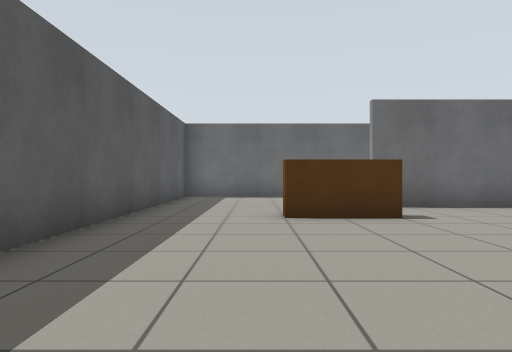
View 1 (above)

18 first-person views from a walk through a world built for the Gazebo simulator. The camera is 0.72 m above the floor, looks level and sees 70° across. The floor is counted in squares, 1 m on a side. Each view is taken from the middle of a square. On the plan, view 1 faces up. The plan holds only what a view shows up to about 11 squares ahead; the rest is blank.

View 2
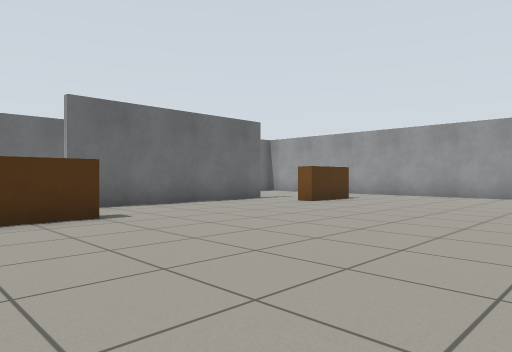

View 3
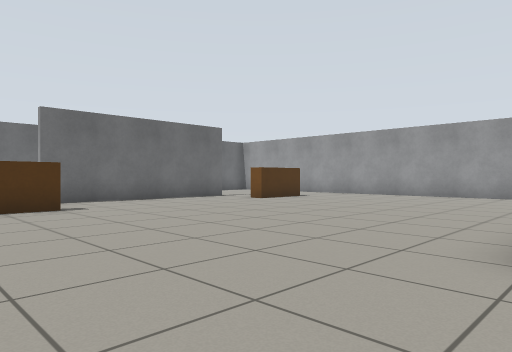

View 4
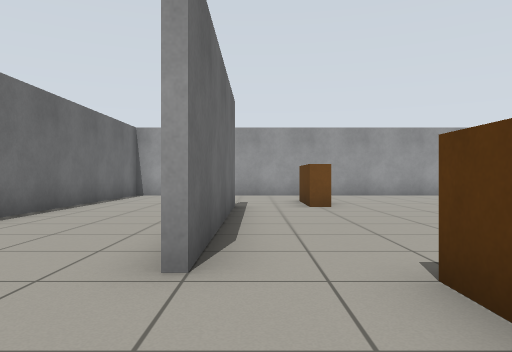

View 5
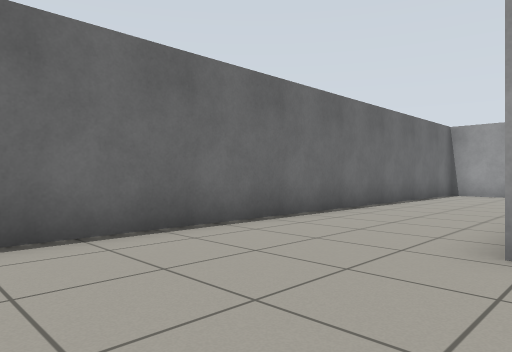

View 6
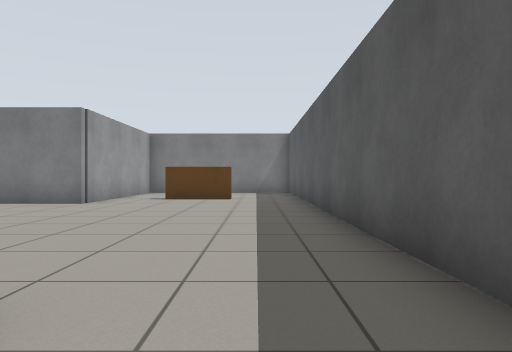

View 7
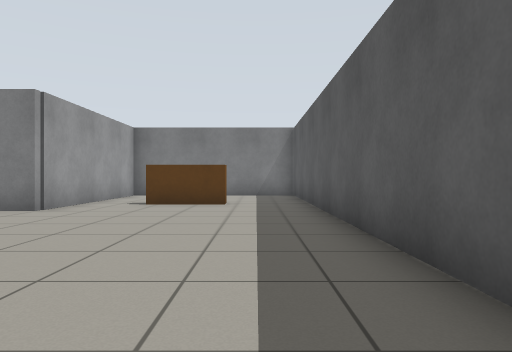

View 8
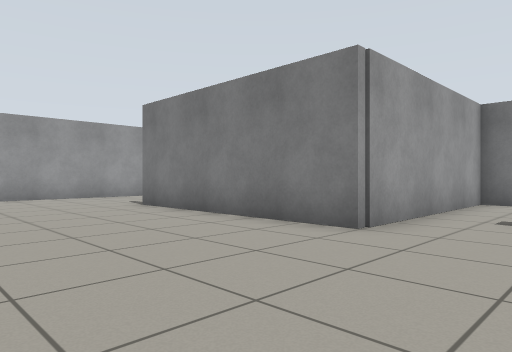

View 9
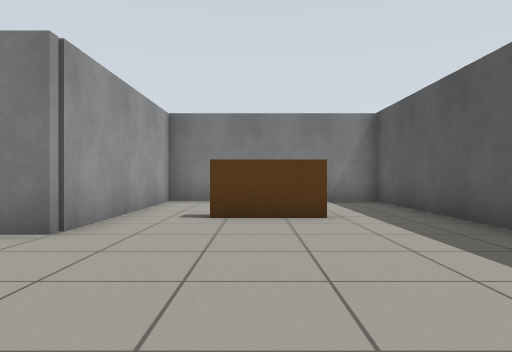

View 10
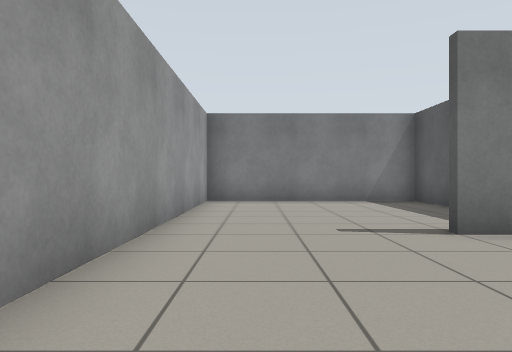

View 11
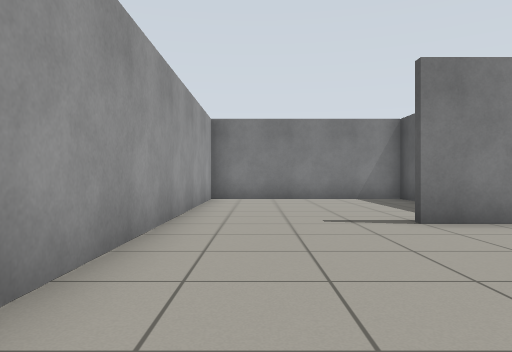

View 12
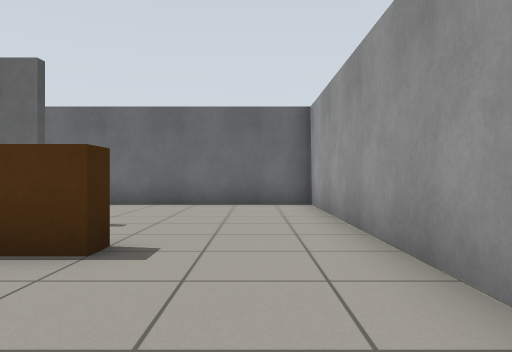

View 13
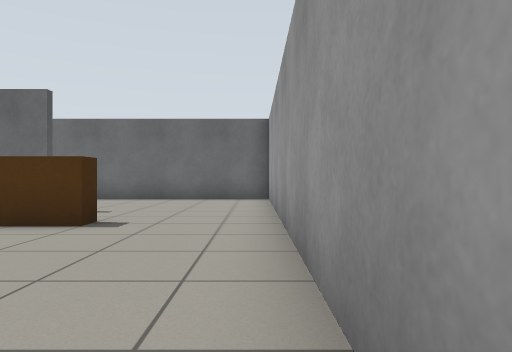

View 14
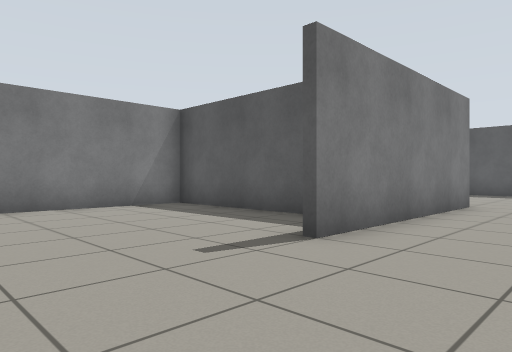

View 15
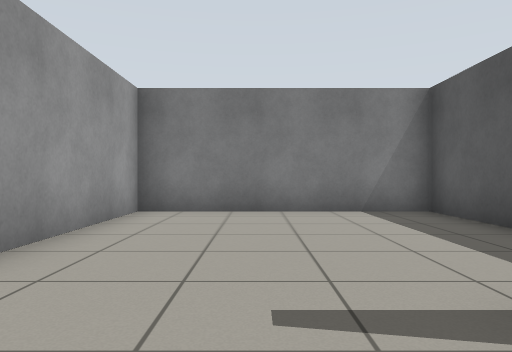

View 16
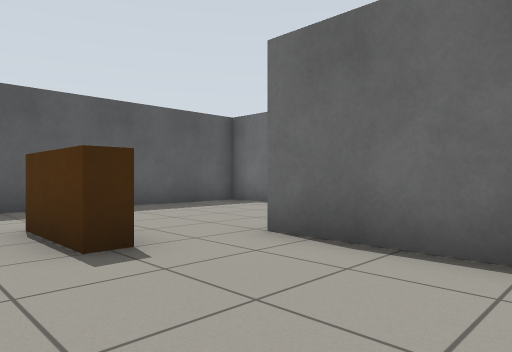

View 17
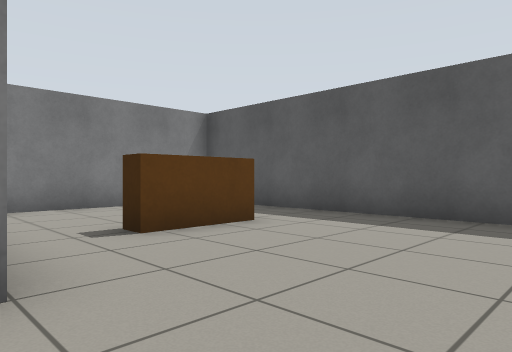

View 18
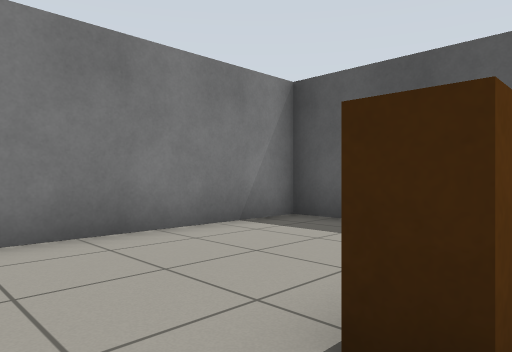

### Floor plan
Points are (right, up) in squares from view 1. A wall is a line through its corners. A room is listed if a view was taken in it or the views show most of it. See-through windows are left out.
Room 1 (views 1, 2, 3, 4, 5, 6, 7, 8, 9, 10, 11, 12, 13, 14, 15, 16, 17, 18)
walls: (8.8, 8.5) (2.6, 8.5); (7.5, -3.2) (7.5, -7.4) (13.4, -7.4) (13.4, 12.4) (-2.1, 12.4); (3.5, -3.5) (3.5, -1.5) (9.6, -1.5); (-2.4, 12.2) (-2.4, -3.4)
low walls: (8.5, 6.2) (8.5, 6.7) (10.5, 6.7) (10.5, 6.2) (8.5, 6.2); (1.8, 6.7) (2.5, 6.7) (2.5, 6.2) (0.5, 6.2) (0.5, 6.8); (-0.2, -3.8) (-0.2, -3.3) (1.8, -3.3)
ways out: opening at (-1.5, -4) to room 2; opening at (3, -4) to room 2
Room 2 (no view inside)
walls: (-2.4, -3.4) (-2.4, -7.4) (3.5, -7.4) (3.5, -3.5)
low walls: (1.8, -3.3) (1.8, -3.8)
ways out: opening at (-1.5, -4) to room 1; opening at (3, -4) to room 1

Positions as (right, up) in squares from view 1, and headings:
1: (0, 0), facing up
2: (0, 0), facing up-right
3: (0, -2), facing up-right
4: (0, 8), facing right
5: (-1, 8), facing up-right
6: (-1, 8), facing down
7: (-1, 6), facing down
8: (1, 3), facing down-right
9: (1, 3), facing down
10: (12, 3), facing down
11: (12, 4), facing down
12: (12, 3), facing up
13: (13, 1), facing up
14: (13, 1), facing down-left
15: (11, 0), facing down
16: (6, 5), facing up-left
17: (4, 1), facing down-left
18: (3, -3), facing down-left
